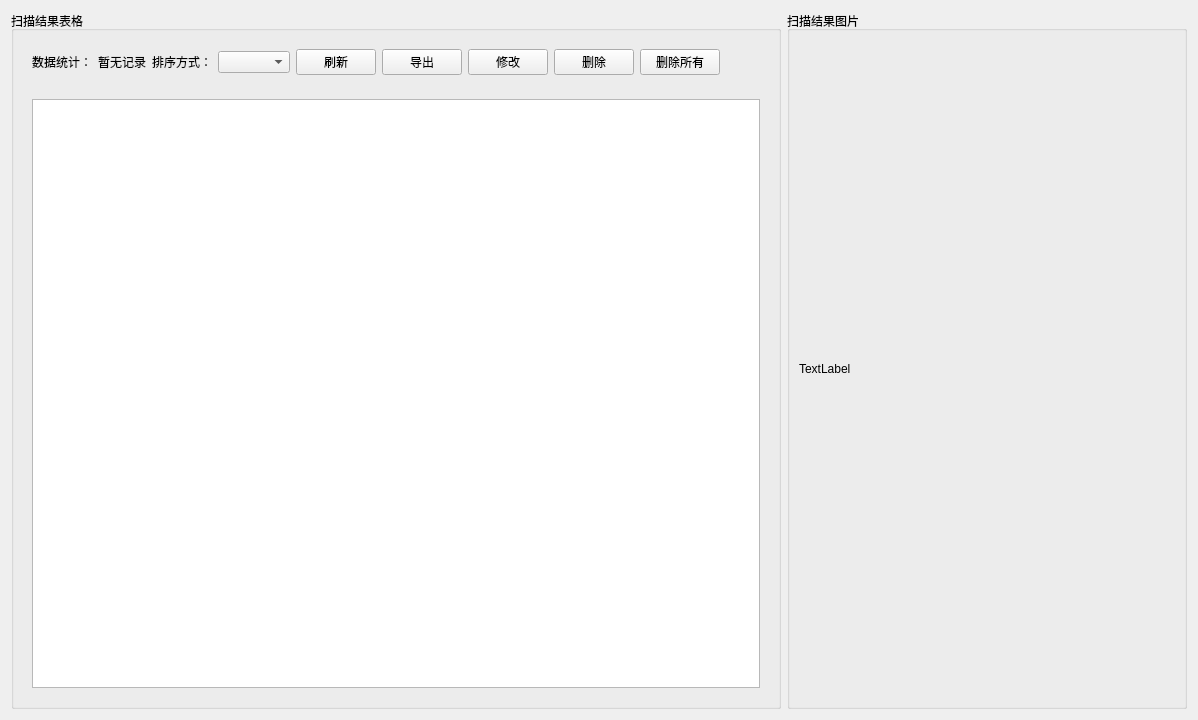
<?xml version="1.0" encoding="UTF-8"?>
<ui version="4.0">
 <class>Database</class>
 <widget class="QWidget" name="Database">
  <property name="geometry">
   <rect>
    <x>0</x>
    <y>0</y>
    <width>1198</width>
    <height>720</height>
   </rect>
  </property>
  <property name="windowTitle">
   <string>Form</string>
  </property>
  <layout class="QHBoxLayout" name="horizontalLayout">
   <item>
    <widget class="QGroupBox" name="groupBox">
     <property name="sizePolicy">
      <sizepolicy hsizetype="MinimumExpanding" vsizetype="Expanding">
       <horstretch>0</horstretch>
       <verstretch>0</verstretch>
      </sizepolicy>
     </property>
     <property name="title">
      <string>扫描结果表格</string>
     </property>
     <layout class="QVBoxLayout" name="verticalLayout">
      <item>
       <widget class="QWidget" name="widget" native="true">
        <property name="sizePolicy">
         <sizepolicy hsizetype="Preferred" vsizetype="Fixed">
          <horstretch>0</horstretch>
          <verstretch>0</verstretch>
         </sizepolicy>
        </property>
        <layout class="QHBoxLayout" name="horizontalLayout_3">
         <item>
          <widget class="QLabel" name="label_2">
           <property name="sizePolicy">
            <sizepolicy hsizetype="Fixed" vsizetype="Preferred">
             <horstretch>0</horstretch>
             <verstretch>0</verstretch>
            </sizepolicy>
           </property>
           <property name="text">
            <string>数据统计：</string>
           </property>
          </widget>
         </item>
         <item>
          <widget class="QLabel" name="lblDataCount">
           <property name="sizePolicy">
            <sizepolicy hsizetype="Fixed" vsizetype="Preferred">
             <horstretch>0</horstretch>
             <verstretch>0</verstretch>
            </sizepolicy>
           </property>
           <property name="text">
            <string>暂无记录</string>
           </property>
          </widget>
         </item>
         <item>
          <widget class="QLabel" name="label_6">
           <property name="sizePolicy">
            <sizepolicy hsizetype="Fixed" vsizetype="Preferred">
             <horstretch>0</horstretch>
             <verstretch>0</verstretch>
            </sizepolicy>
           </property>
           <property name="text">
            <string>排序方式：</string>
           </property>
          </widget>
         </item>
         <item>
          <widget class="QComboBox" name="cmbSort"/>
         </item>
         <item>
          <widget class="QPushButton" name="btnRefresh">
           <property name="sizePolicy">
            <sizepolicy hsizetype="Fixed" vsizetype="Fixed">
             <horstretch>0</horstretch>
             <verstretch>0</verstretch>
            </sizepolicy>
           </property>
           <property name="text">
            <string>刷新</string>
           </property>
          </widget>
         </item>
         <item>
          <widget class="QPushButton" name="btnExport">
           <property name="sizePolicy">
            <sizepolicy hsizetype="Fixed" vsizetype="Fixed">
             <horstretch>0</horstretch>
             <verstretch>0</verstretch>
            </sizepolicy>
           </property>
           <property name="text">
            <string>导出</string>
           </property>
          </widget>
         </item>
         <item>
          <widget class="QPushButton" name="btnEdit">
           <property name="sizePolicy">
            <sizepolicy hsizetype="Fixed" vsizetype="Fixed">
             <horstretch>0</horstretch>
             <verstretch>0</verstretch>
            </sizepolicy>
           </property>
           <property name="text">
            <string>修改</string>
           </property>
          </widget>
         </item>
         <item>
          <widget class="QPushButton" name="btnDelete">
           <property name="sizePolicy">
            <sizepolicy hsizetype="Fixed" vsizetype="Fixed">
             <horstretch>0</horstretch>
             <verstretch>0</verstretch>
            </sizepolicy>
           </property>
           <property name="text">
            <string>删除</string>
           </property>
          </widget>
         </item>
         <item>
          <widget class="QPushButton" name="btnDeleteAll">
           <property name="sizePolicy">
            <sizepolicy hsizetype="Fixed" vsizetype="Fixed">
             <horstretch>0</horstretch>
             <verstretch>0</verstretch>
            </sizepolicy>
           </property>
           <property name="text">
            <string>删除所有</string>
           </property>
          </widget>
         </item>
         <item>
          <spacer name="horizontalSpacer">
           <property name="orientation">
            <enum>Qt::Orientation::Horizontal</enum>
           </property>
           <property name="sizeHint" stdset="0">
            <size>
             <width>40</width>
             <height>20</height>
            </size>
           </property>
          </spacer>
         </item>
        </layout>
       </widget>
      </item>
      <item>
       <widget class="QWidget" name="widget_2" native="true">
        <property name="sizePolicy">
         <sizepolicy hsizetype="Expanding" vsizetype="Preferred">
          <horstretch>0</horstretch>
          <verstretch>0</verstretch>
         </sizepolicy>
        </property>
        <layout class="QHBoxLayout" name="horizontalLayout_4">
         <item>
          <widget class="QTableView" name="tblMailData">
           <property name="sizePolicy">
            <sizepolicy hsizetype="Preferred" vsizetype="Expanding">
             <horstretch>0</horstretch>
             <verstretch>0</verstretch>
            </sizepolicy>
           </property>
          </widget>
         </item>
        </layout>
       </widget>
      </item>
     </layout>
    </widget>
   </item>
   <item>
    <widget class="QGroupBox" name="groupBox_2">
     <property name="sizePolicy">
      <sizepolicy hsizetype="Expanding" vsizetype="Expanding">
       <horstretch>0</horstretch>
       <verstretch>0</verstretch>
      </sizepolicy>
     </property>
     <property name="title">
      <string>扫描结果图片</string>
     </property>
     <layout class="QHBoxLayout" name="horizontalLayout_2">
      <item>
       <widget class="QLabel" name="lblDetectPic">
        <property name="sizePolicy">
         <sizepolicy hsizetype="Expanding" vsizetype="Expanding">
          <horstretch>0</horstretch>
          <verstretch>0</verstretch>
         </sizepolicy>
        </property>
        <property name="text">
         <string>TextLabel</string>
        </property>
       </widget>
      </item>
     </layout>
    </widget>
   </item>
  </layout>
 </widget>
 <resources/>
 <connections/>
</ui>
